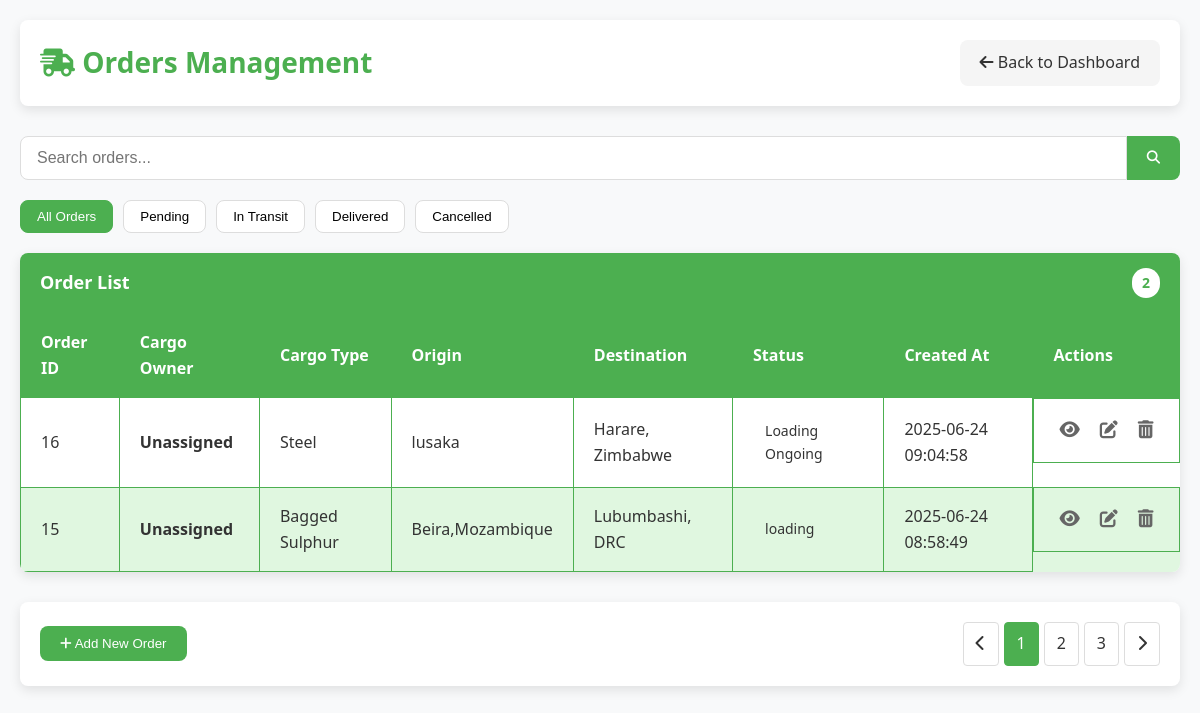
The page /manage-orders.php on the database its author committed.
### tables this page shows
CREATE TABLE `jobs` (
  `id` int(11) NOT NULL,
  `item` varchar(255) NOT NULL,
  `pickup` varchar(255) NOT NULL,
  `dropoff` varchar(255) NOT NULL,
  `weight` decimal(10,2) NOT NULL,
  `status` varchar(100) DEFAULT NULL,
  `start_date` date NOT NULL,
  `phone` varchar(20) DEFAULT NULL,
  `created_at` timestamp NOT NULL DEFAULT current_timestamp(),
  `cargo_owner` varchar(255) DEFAULT NULL,
  `cargo_owner_id` int(11) DEFAULT NULL
);

### manage-orders.php (the view, shortened to what this page needs)
<?php
require_once 'db.php';
$result = $conn->query("
    SELECT
        j.id,
        j.pickup,
        j.dropoff,
        j.item as cargo_type,
        j.status,
        j.created_at,
        j.cargo_owner_id,
        j.cargo_owner as direct_owner_name,
        COALESCE(co.cargo_owner_name, j.cargo_owner, 'Unassigned') as display_owner_name,
        co.company,
        co.phone_number
    FROM jobs j
    LEFT JOIN cargo_owners co ON j.cargo_owner_id = co.cargo_owner_id
    ORDER BY j.created_at DESC
");
$orders = [];
if ($result && $result->num_rows > 0) {
    while ($row = $result->fetch_assoc()) {
        $orders[] = $row;
    }
}
?>
<!DOCTYPE html>
<html lang="en">
<head>
    <link rel="stylesheet" href="https://cdnjs.cloudflare.com/ajax/libs/font-awesome/6.4.0/css/all.min.css">
</head>
<body>
    <div class="container">
        <div class="header">
            <h1><i class="fas fa-shipping-fast"></i> Orders Management</h1>
            <a href="admin-dashboard.php" class="btn btn-secondary">
                <i class="fas fa-arrow-left"></i> Back to Dashboard
            </a>
        </div>
        <div class="search-container">
            <input type="text" class="search-input" placeholder="Search orders..." id="searchInput">
            <button class="search-button"><i class="fas fa-search"></i></button>
        </div>
        <div class="filters">
            <button class="filter-btn active" data-filter="all">All Orders</button>
            <button class="filter-btn" data-filter="pending">Pending</button>
            <button class="filter-btn" data-filter="in-transit">In Transit</button>
            <button class="filter-btn" data-filter="delivered">Delivered</button>
            <button class="filter-btn" data-filter="cancelled">Cancelled</button>
        </div>
        <div class="card">
            <div class="card-header">
                <span>Order List</span>
                <span class="count"><?php echo count($orders); ?></span>
            </div>
            <div class="table-responsive">
                <table id="ordersTable">
                    <thead>
                        <tr>
                            <th>Order ID</th>
                            <th>Cargo Owner</th>
                            <th>Cargo Type</th>
                            <th>Origin</th>
                            <th>Destination</th>
                            <th>Status</th>
                            <th>Created At</th>
                            <th>Actions</th>
                        </tr>
                    </thead>
                    <tbody>
                        <?php if (!empty($orders)): ?>
                            <?php foreach ($orders as $order): ?>
                                <?php
                                    $statusClass = strtolower(str_replace(' ', '-', $order['status']));
                                ?>
                                <tr data-status="<?php echo $statusClass; ?>">
                                    <td><?php echo htmlspecialchars($order['id']); ?></td>
                                    <td>
    <strong><?php echo htmlspecialchars($order['display_owner_name']); ?></strong>
</td>
                                    <td><?php echo htmlspecialchars($order['cargo_type'] ?? 'N/A'); ?></td>
                                    <td><?php echo htmlspecialchars($order['pickup']); ?></td>
                                    <td><?php echo htmlspecialchars($order['dropoff']); ?></td>
                                    <td>
                                        <span class="status <?php echo $statusClass; ?>">
                                            <?php echo htmlspecialchars($order['status']); ?>
                                        </span>
                                    </td>
                                    <td><?php echo htmlspecialchars($order['created_at']); ?></td>
                                    <td class="actions">
                                        <button class="icon-button view" title="View Details" onclick="viewOrder(<?php echo (int) $order['id']; ?>)">
                                            <i class="fas fa-eye"></i>
                                        </button>
                                        <button class="icon-button edit" title="Edit Order" onclick="editOrder(<?php echo (int) $order['id']; ?>)">
                                            <i class="fas fa-edit"></i>
                                        </button>
                                        <button class="icon-button delete" title="Delete Order" onclick="confirmDelete(<?php echo (int) $order['id']; ?>)">
                                            <i class="fas fa-trash-alt"></i>
                                        </button>
                                    </td>
                                </tr>
                            <?php endforeach; ?>
                        <?php else: ?>
                            <tr>
                                <td colspan="8" style="text-align: center;">No orders found.</td>
                            </tr>
                        <?php endif; ?>
                    </tbody>
                </table>
            </div>
        </div>
        <div class="footer">
            <div>
                <button class="btn" onclick="addOrder()">
                    <i class="fas fa-plus"></i> Add New Order
                </button>
            </div>
            <ul class="pagination">
                <li><a href="#"><i class="fas fa-chevron-left"></i></a></li>
                <li class="active"><a href="#">1</a></li>
                <li><a href="#">2</a></li>
                <li><a href="#">3</a></li>
                <li><a href="#"><i class="fas fa-chevron-right"></i></a></li>
            </ul>
        </div>
    </div>
</body>
</html>

### manage-orders.php (style rules this page uses)
:root { --primary-color: #4CAF50; --primary-light: #e0f7e0; --primary-dark: #388E3C; --secondary-color: #f5f5f5; --text-color: #333; --text-light: #666; --white: #ffffff; --border-radius: 8px; --box-shadow: 0 4px 12px rgba(0, 0, 0, 0.1); --transition: all 0.3s ease; }
* { margin: 0; padding: 0; box-sizing: border-box; }
body { font-family: 'Segoe UI', Tahoma, Geneva, Verdana, sans-serif; background-color: #f8f9fa; color: var(--text-color); line-height: 1.6; padding: 0; margin: 0; }
.container { max-width: 1200px; margin: 0 auto; padding: 20px; }
.header { background-color: var(--white); padding: 20px; border-radius: var(--border-radius); box-shadow: var(--box-shadow); margin-bottom: 30px; display: flex; justify-content: space-between; align-items: center; }
.header h1 { color: var(--primary-color); font-size: 28px; font-weight: 600; }
.search-container { display: flex; margin-bottom: 20px; }
.search-input { flex: 1; padding: 12px 16px; border: 1px solid #ddd; border-radius: var(--border-radius) 0 0 var(--border-radius); font-size: 16px; outline: none; transition: var(--transition); }
.search-button { background-color: var(--primary-color); color: white; border: none; padding: 0 20px; border-radius: 0 var(--border-radius) var(--border-radius) 0; cursor: pointer; transition: var(--transition); }
.card { background-color: var(--white); border-radius: var(--border-radius); box-shadow: var(--box-shadow); overflow: hidden; margin-bottom: 30px; }
.card-header { background-color: var(--primary-color); color: white; padding: 15px 20px; font-size: 18px; font-weight: 600; display: flex; justify-content: space-between; align-items: center; }
.card-header .count { background-color: var(--white); color: var(--primary-color); padding: 4px 10px; border-radius: 20px; font-size: 14px; font-weight: bold; }
.table-responsive { overflow-x: auto; }
table { width: 100%; border-collapse: collapse; }
th, td { padding: 16px 20px; text-align: left; border: 1px solid var(--primary-color); }
th { background-color: var(--primary-color); color: white; font-weight: 600; }
tr:nth-child(even) { background-color: var(--primary-light); }
tr:nth-child(odd) { background-color: var(--white); }
.status { display: inline-block; padding: 6px 12px; border-radius: 20px; font-size: 14px; font-weight: 500; }
.btn { display: inline-block; padding: 10px 20px; background-color: var(--primary-color); color: white; text-decoration: none; border-radius: var(--border-radius); font-weight: 500; transition: var(--transition); border: none; cursor: pointer; text-align: center; }
.btn-secondary { background-color: #f5f5f5; color: var(--text-color); }
.actions { display: flex; gap: 10px; }
.icon-button { background: none; border: none; color: var(--text-light); cursor: pointer; font-size: 18px; transition: var(--transition); padding: 5px; }
.footer { display: flex; justify-content: space-between; align-items: center; padding: 20px; background-color: var(--white); border-radius: var(--border-radius); box-shadow: var(--box-shadow); margin-top: 30px; }
.pagination { display: flex; list-style: none; gap: 5px; }
.pagination li a { display: inline-block; padding: 8px 12px; background-color: var(--white); border: 1px solid #ddd; color: var(--text-color); text-decoration: none; border-radius: 4px; transition: var(--transition); }
.pagination li.active a, .pagination li a:hover { background-color: var(--primary-color); color: white; border-color: var(--primary-color); }
.filters { display: flex; gap: 10px; margin-bottom: 20px; flex-wrap: wrap; }
.filter-btn { padding: 8px 16px; background-color: var(--white); border: 1px solid #ddd; border-radius: var(--border-radius); cursor: pointer; transition: var(--transition); }
.filter-btn:hover, .filter-btn.active { background-color: var(--primary-color); color: white; border-color: var(--primary-color); }

### rows shown on the page
jobs: id "16", display_owner_name "Unassigned", item "Steel", pickup "lusaka", dropoff "Harare, Zimbabwe", status "Loading Ongoing", created_at "2025-06-24 09:04:58"
jobs: id "15", display_owner_name "Unassigned", item "Bagged Sulphur", pickup "Beira,Mozambique", dropoff "Lubumbashi, DRC", status "loading", created_at "2025-06-24 08:58:49"

### other values the page prints
count($orders) "2"
